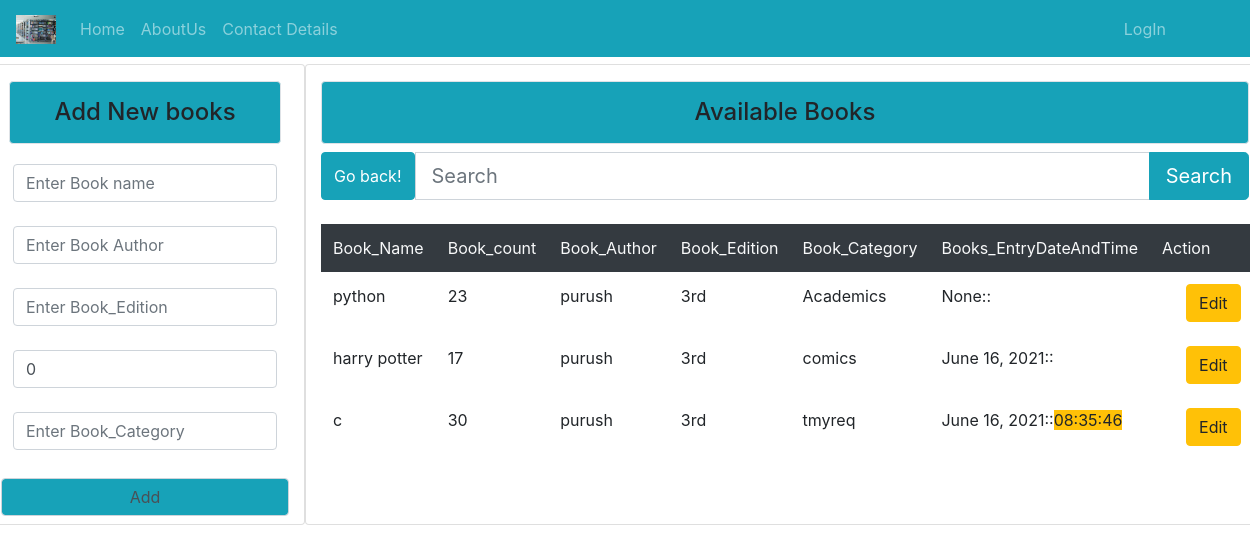
The page /ba/ on the database its author committed.
### Library_App/models.py (models this page shows, shortened)
class Books_Avail(models.Model):
	Book_name=models.CharField(max_length=120, unique=True)
	class Meta:
		db_table ="Library_App_books_avail"
	Book_author=models.CharField(max_length=120,default="")
	Book_Edition=models.CharField(max_length=120,default="")
	Book_Category=models.CharField(max_length=120,default="")
	Book_count=models.IntegerField(default=0)
	Book_Updatedcount=models.IntegerField(default=0)
	Book_Rem=models.IntegerField(default=0)
	Book_Enterdate=models.DateField(blank=True,null=True)
	Time=models.CharField(max_length=120,default="")

### Library_App/views.py (the view, shortened to what this page needs)
# urls.py: path('ba/',views.Books_AvailF,name='books_avail'),
def Books_AvailF(rq):
	e=Books_AvailForm_admin()
	e2=Books_Avail.objects.all()
	if 'q' in rq.GET:
		q=rq.GET['q']
		e2=Books_Avail.objects.filter(Book_name=q)
	else:
		e2=Books_Avail.objects.all()
	return render(rq,"html/Books_Avail.html",{'t':e2,'t1':e})

### Library_App/forms.py
class Books_AvailForm_admin(forms.ModelForm):
	class Meta:
		model=Books_Avail
		fields=['Book_name','Book_author','Book_Edition','Book_count','Book_Category']
		widgets={"Book_name":forms.TextInput(attrs={"class":"form-control "
			,"placeholder":"Enter Book name","name":"Book_name","id":"tags","required":True}),
		"Book_author":forms.TextInput(attrs={"class":"form-control "
			,"placeholder":"Enter Book Author","name":"Book_author","required":True}),
		"Book_Edition":forms.TextInput(attrs={"class":"form-control "
			,"placeholder":"Enter Book_Edition","required":True}),
		"Book_Category":forms.TextInput(attrs={"class":"form-control "
			,"placeholder":"Enter Book_Category","required":True}),
		"Book_count":forms.NumberInput(attrs={"class":"form-control "
			,"placeholder":"No. of Books","name":"Book_count","required":True})}

### Library_App/templates/html/Books_Avail.html (shortened to what this page needs)
{% extends 'html/base.html' %}
{% block content %}
<div clas="container">
		<div class="row">
		<div class="card col-md-3 mt-3">
			<h4 class="p-3 mx-2 bg-info text-center mt-3 border rounded">Add New books</h4>
			<form method="POST">
				<table class="table table-borderless">
					{% for i in t1 %}
					<tr>
						<td>{{i}}</td>
					</tr>
					{% endfor %}
				</table>
				<input type="submit" value="Add" class="text-center bg-info form-control my-2" name="">
			</form>
		</div>
<div class=" card col-md-9 mt-3"><h4 class="p-3 bg-info text-center mt-3 border rounded">Available Books</h4>
	<form >
				<div class="input-group">
					<input type="button" value="Go back!" onclick="history.back()" class="btn btn-info">
					<input type="text" class="form-control form-control-lg" placeholder="Search" name="q">
					<div class="input-group-append">
						<button class="btn btn-info btn-lg" type="submit" id="button-addon2">Search	</button>
					</div>
				</div>
			</form><br>
			<table class="table table-borderless table-hover">
				<tr class="bg-dark text-light">
					<td>Book_Name</td>
					<td>Book_count</td>
					<td>Book_Author</td>
					<td>Book_Edition</td>
					<td>Book_Category</td>
					<td>Books_EntryDateAndTime</td>
					<td>Action</td>
				</tr>
					{% for i in t %}
				<tr>
				<td>{{i.Book_name}}</td>
				<td>{{i.Book_count}}</td>
				<td>{{i.Book_author}}</td>
				<td>{{i.Book_Edition}}</td>
				<td>{{i.Book_Category}}</td>
				<td>{{i.Book_Enterdate}}::<span class="bg-warning">{{i.Time}}</span></td>
				<td><a class="confirm-edit btn btn-warning ml-4" href="{% url 'Bookedit' i.id %}">Edit</a></td></td>
				</tr>
				{% endfor %}
			</table>
		</div></div></div>
{% endblock %}

### rows shown on the page
Books_Avail: Book_name "python", Book_count "23", Book_author "purush", Book_Edition "3rd", Book_Category "Academics", Book_Enterdate "None"
Books_Avail: Book_name "harry potter", Book_count "17", Book_author "purush", Book_Edition "3rd", Book_Category "comics", Book_Enterdate "June 16, 2021"
Books_Avail: Book_name "c", Book_count "30", Book_author "purush", Book_Edition "3rd", Book_Category "tmyreq", Book_Enterdate "June 16, 2021", Time "08:35:46"
